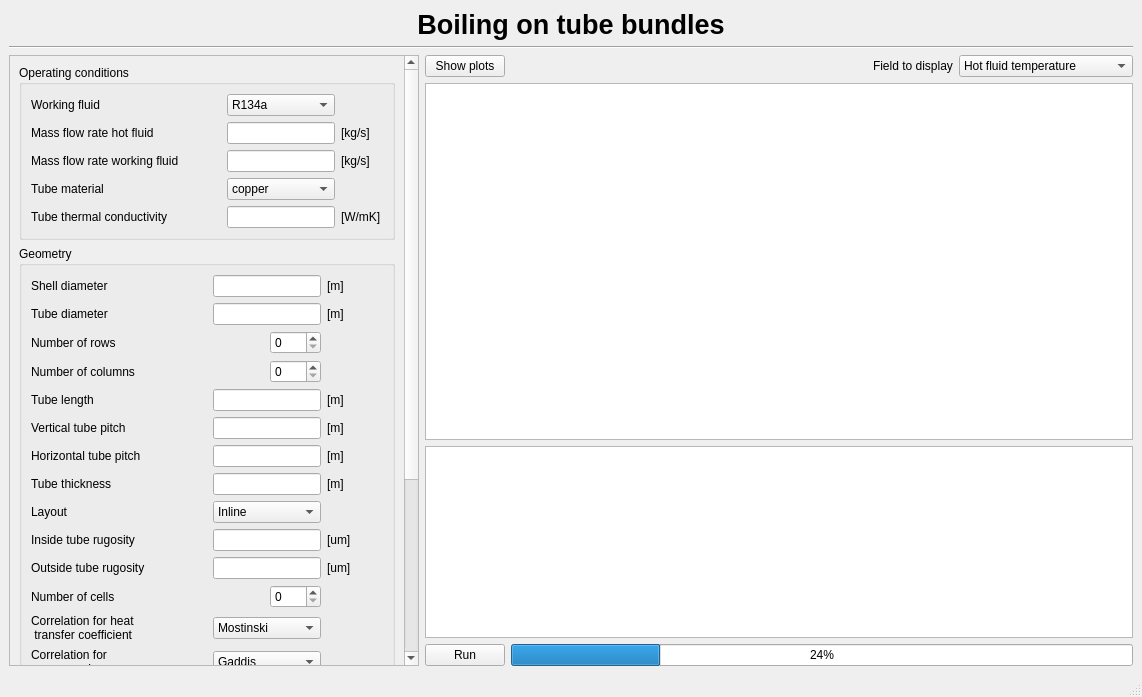
<?xml version="1.0" encoding="UTF-8"?>
<ui version="4.0">
 <class>MainWindow</class>
 <widget class="QMainWindow" name="MainWindow">
  <property name="geometry">
   <rect>
    <x>0</x>
    <y>0</y>
    <width>1142</width>
    <height>697</height>
   </rect>
  </property>
  <property name="sizePolicy">
   <sizepolicy hsizetype="Preferred" vsizetype="Preferred">
    <horstretch>0</horstretch>
    <verstretch>0</verstretch>
   </sizepolicy>
  </property>
  <property name="windowTitle">
   <string>MainWindow</string>
  </property>
  <widget class="QWidget" name="centralwidget">
   <layout class="QGridLayout" name="gridLayout">
    <item row="3" column="0" colspan="2">
     <widget class="Line" name="line">
      <property name="orientation">
       <enum>Qt::Horizontal</enum>
      </property>
     </widget>
    </item>
    <item row="4" column="0">
     <widget class="QScrollArea" name="scrollArea">
      <property name="sizePolicy">
       <sizepolicy hsizetype="Fixed" vsizetype="Expanding">
        <horstretch>0</horstretch>
        <verstretch>0</verstretch>
       </sizepolicy>
      </property>
      <property name="widgetResizable">
       <bool>true</bool>
      </property>
      <widget class="QWidget" name="scrollAreaWidgetContents">
       <property name="geometry">
        <rect>
         <x>0</x>
         <y>0</y>
         <width>451</width>
         <height>896</height>
        </rect>
       </property>
       <layout class="QVBoxLayout" name="verticalLayout_2">
        <item>
         <widget class="QGroupBox" name="groupBox">
          <property name="title">
           <string>Operating conditions</string>
          </property>
          <layout class="QGridLayout" name="gridLayout_2">
           <item row="0" column="0">
            <widget class="QLabel" name="label_2">
             <property name="text">
              <string>Working fluid</string>
             </property>
            </widget>
           </item>
           <item row="0" column="1">
            <spacer name="horizontalSpacer">
             <property name="orientation">
              <enum>Qt::Horizontal</enum>
             </property>
             <property name="sizeHint" stdset="0">
              <size>
               <width>13</width>
               <height>20</height>
              </size>
             </property>
            </spacer>
           </item>
           <item row="0" column="2">
            <widget class="QComboBox" name="fluidTypeComboBox">
             <item>
              <property name="text">
               <string>R134a</string>
              </property>
             </item>
             <item>
              <property name="text">
               <string>Propane</string>
              </property>
             </item>
             <item>
              <property name="text">
               <string>Ammonia</string>
              </property>
             </item>
            </widget>
           </item>
           <item row="0" column="3">
            <spacer name="horizontalSpacer_4">
             <property name="orientation">
              <enum>Qt::Horizontal</enum>
             </property>
             <property name="sizeHint" stdset="0">
              <size>
               <width>40</width>
               <height>20</height>
              </size>
             </property>
            </spacer>
           </item>
           <item row="1" column="0">
            <widget class="QLabel" name="label_4">
             <property name="text">
              <string>Mass flow rate hot fluid</string>
             </property>
            </widget>
           </item>
           <item row="1" column="1">
            <spacer name="horizontalSpacer_3">
             <property name="orientation">
              <enum>Qt::Horizontal</enum>
             </property>
             <property name="sizeHint" stdset="0">
              <size>
               <width>13</width>
               <height>20</height>
              </size>
             </property>
            </spacer>
           </item>
           <item row="1" column="2">
            <widget class="QLineEdit" name="mfr_hLineEdit">
             <property name="sizePolicy">
              <sizepolicy hsizetype="Fixed" vsizetype="Fixed">
               <horstretch>0</horstretch>
               <verstretch>0</verstretch>
              </sizepolicy>
             </property>
            </widget>
           </item>
           <item row="1" column="3">
            <widget class="QLabel" name="label_5">
             <property name="text">
              <string>[kg/s]</string>
             </property>
            </widget>
           </item>
           <item row="2" column="0">
            <widget class="QLabel" name="label_6">
             <property name="text">
              <string>Mass flow rate working fluid</string>
             </property>
            </widget>
           </item>
           <item row="2" column="1">
            <spacer name="horizontalSpacer_5">
             <property name="orientation">
              <enum>Qt::Horizontal</enum>
             </property>
             <property name="sizeHint" stdset="0">
              <size>
               <width>13</width>
               <height>20</height>
              </size>
             </property>
            </spacer>
           </item>
           <item row="2" column="2">
            <widget class="QLineEdit" name="mfr_cLineEdit">
             <property name="text">
              <string/>
             </property>
            </widget>
           </item>
           <item row="2" column="3">
            <widget class="QLabel" name="label_7">
             <property name="text">
              <string>[kg/s]</string>
             </property>
            </widget>
           </item>
           <item row="3" column="0">
            <widget class="QLabel" name="label_3">
             <property name="text">
              <string>Tube material</string>
             </property>
            </widget>
           </item>
           <item row="3" column="1">
            <spacer name="horizontalSpacer_2">
             <property name="orientation">
              <enum>Qt::Horizontal</enum>
             </property>
             <property name="sizeHint" stdset="0">
              <size>
               <width>13</width>
               <height>20</height>
              </size>
             </property>
            </spacer>
           </item>
           <item row="3" column="2">
            <widget class="QComboBox" name="tubeMatComboBox">
             <item>
              <property name="text">
               <string>copper</string>
              </property>
             </item>
             <item>
              <property name="text">
               <string>aluminium</string>
              </property>
             </item>
             <item>
              <property name="text">
               <string>steel</string>
              </property>
             </item>
             <item>
              <property name="text">
               <string>other</string>
              </property>
             </item>
            </widget>
           </item>
           <item row="3" column="3">
            <spacer name="horizontalSpacer_6">
             <property name="orientation">
              <enum>Qt::Horizontal</enum>
             </property>
             <property name="sizeHint" stdset="0">
              <size>
               <width>40</width>
               <height>20</height>
              </size>
             </property>
            </spacer>
           </item>
           <item row="4" column="0">
            <widget class="QLabel" name="label_8">
             <property name="text">
              <string>Tube thermal conductivity</string>
             </property>
            </widget>
           </item>
           <item row="4" column="1">
            <spacer name="horizontalSpacer_7">
             <property name="orientation">
              <enum>Qt::Horizontal</enum>
             </property>
             <property name="sizeHint" stdset="0">
              <size>
               <width>13</width>
               <height>20</height>
              </size>
             </property>
            </spacer>
           </item>
           <item row="4" column="2">
            <widget class="QLineEdit" name="tubeThermalConductivityLineEdit">
             <property name="text">
              <string/>
             </property>
            </widget>
           </item>
           <item row="4" column="3">
            <widget class="QLabel" name="label_9">
             <property name="text">
              <string>[W/mK]</string>
             </property>
            </widget>
           </item>
          </layout>
         </widget>
        </item>
        <item>
         <widget class="QGroupBox" name="groupBox_2">
          <property name="title">
           <string>Geometry</string>
          </property>
          <layout class="QGridLayout" name="gridLayout_3">
           <item row="0" column="0">
            <widget class="QLabel" name="label_10">
             <property name="text">
              <string>Shell diameter</string>
             </property>
            </widget>
           </item>
           <item row="0" column="1">
            <spacer name="horizontalSpacer_8">
             <property name="orientation">
              <enum>Qt::Horizontal</enum>
             </property>
             <property name="sizeHint" stdset="0">
              <size>
               <width>34</width>
               <height>20</height>
              </size>
             </property>
            </spacer>
           </item>
           <item row="0" column="2" colspan="2">
            <widget class="QLineEdit" name="DsLineEdit"/>
           </item>
           <item row="0" column="4">
            <widget class="QLabel" name="label_12">
             <property name="text">
              <string>[m]</string>
             </property>
            </widget>
           </item>
           <item row="1" column="0">
            <widget class="QLabel" name="label_11">
             <property name="text">
              <string>Tube diameter</string>
             </property>
            </widget>
           </item>
           <item row="1" column="1">
            <spacer name="horizontalSpacer_9">
             <property name="orientation">
              <enum>Qt::Horizontal</enum>
             </property>
             <property name="sizeHint" stdset="0">
              <size>
               <width>34</width>
               <height>20</height>
              </size>
             </property>
            </spacer>
           </item>
           <item row="1" column="2" colspan="2">
            <widget class="QLineEdit" name="DLineEdit"/>
           </item>
           <item row="1" column="4">
            <widget class="QLabel" name="label_13">
             <property name="text">
              <string>[m]</string>
             </property>
            </widget>
           </item>
           <item row="2" column="0">
            <widget class="QLabel" name="label_14">
             <property name="text">
              <string>Number of rows</string>
             </property>
            </widget>
           </item>
           <item row="2" column="1" colspan="2">
            <spacer name="horizontalSpacer_10">
             <property name="orientation">
              <enum>Qt::Horizontal</enum>
             </property>
             <property name="sizeHint" stdset="0">
              <size>
               <width>100</width>
               <height>21</height>
              </size>
             </property>
            </spacer>
           </item>
           <item row="2" column="3">
            <widget class="QSpinBox" name="NtSpinBox"/>
           </item>
           <item row="2" column="4">
            <spacer name="horizontalSpacer_11">
             <property name="orientation">
              <enum>Qt::Horizontal</enum>
             </property>
             <property name="sizeHint" stdset="0">
              <size>
               <width>35</width>
               <height>20</height>
              </size>
             </property>
            </spacer>
           </item>
           <item row="3" column="0">
            <widget class="QLabel" name="label_15">
             <property name="text">
              <string>Number of columns</string>
             </property>
            </widget>
           </item>
           <item row="3" column="1" colspan="2">
            <spacer name="horizontalSpacer_13">
             <property name="orientation">
              <enum>Qt::Horizontal</enum>
             </property>
             <property name="sizeHint" stdset="0">
              <size>
               <width>100</width>
               <height>21</height>
              </size>
             </property>
            </spacer>
           </item>
           <item row="3" column="3">
            <widget class="QSpinBox" name="Nt_colSpinBox"/>
           </item>
           <item row="3" column="4">
            <spacer name="horizontalSpacer_12">
             <property name="orientation">
              <enum>Qt::Horizontal</enum>
             </property>
             <property name="sizeHint" stdset="0">
              <size>
               <width>35</width>
               <height>20</height>
              </size>
             </property>
            </spacer>
           </item>
           <item row="4" column="0">
            <widget class="QLabel" name="label_16">
             <property name="text">
              <string>Tube length</string>
             </property>
            </widget>
           </item>
           <item row="4" column="1">
            <spacer name="horizontalSpacer_15">
             <property name="orientation">
              <enum>Qt::Horizontal</enum>
             </property>
             <property name="sizeHint" stdset="0">
              <size>
               <width>34</width>
               <height>20</height>
              </size>
             </property>
            </spacer>
           </item>
           <item row="4" column="2" colspan="2">
            <widget class="QLineEdit" name="LLineEdit"/>
           </item>
           <item row="4" column="4">
            <widget class="QLabel" name="label_17">
             <property name="text">
              <string>[m]</string>
             </property>
            </widget>
           </item>
           <item row="5" column="0">
            <widget class="QLabel" name="label_18">
             <property name="text">
              <string>Vertical tube pitch</string>
             </property>
            </widget>
           </item>
           <item row="5" column="1">
            <spacer name="horizontalSpacer_16">
             <property name="orientation">
              <enum>Qt::Horizontal</enum>
             </property>
             <property name="sizeHint" stdset="0">
              <size>
               <width>34</width>
               <height>20</height>
              </size>
             </property>
            </spacer>
           </item>
           <item row="5" column="2" colspan="2">
            <widget class="QLineEdit" name="sLineEdit"/>
           </item>
           <item row="5" column="4">
            <widget class="QLabel" name="label_19">
             <property name="text">
              <string>[m]</string>
             </property>
            </widget>
           </item>
           <item row="6" column="0">
            <widget class="QLabel" name="label_20">
             <property name="text">
              <string>Horizontal tube pitch</string>
             </property>
            </widget>
           </item>
           <item row="6" column="1">
            <spacer name="horizontalSpacer_17">
             <property name="orientation">
              <enum>Qt::Horizontal</enum>
             </property>
             <property name="sizeHint" stdset="0">
              <size>
               <width>34</width>
               <height>20</height>
              </size>
             </property>
            </spacer>
           </item>
           <item row="6" column="2" colspan="2">
            <widget class="QLineEdit" name="shLineEdit">
             <property name="text">
              <string/>
             </property>
            </widget>
           </item>
           <item row="6" column="4">
            <widget class="QLabel" name="label_21">
             <property name="text">
              <string>[m]</string>
             </property>
            </widget>
           </item>
           <item row="7" column="0">
            <widget class="QLabel" name="label_22">
             <property name="text">
              <string>Tube thickness</string>
             </property>
            </widget>
           </item>
           <item row="7" column="1">
            <spacer name="horizontalSpacer_18">
             <property name="orientation">
              <enum>Qt::Horizontal</enum>
             </property>
             <property name="sizeHint" stdset="0">
              <size>
               <width>34</width>
               <height>20</height>
              </size>
             </property>
            </spacer>
           </item>
           <item row="7" column="2" colspan="2">
            <widget class="QLineEdit" name="tLineEdit"/>
           </item>
           <item row="7" column="4">
            <widget class="QLabel" name="label_23">
             <property name="text">
              <string>[m]</string>
             </property>
            </widget>
           </item>
           <item row="8" column="0">
            <widget class="QLabel" name="label_24">
             <property name="text">
              <string>Layout</string>
             </property>
            </widget>
           </item>
           <item row="8" column="1">
            <spacer name="horizontalSpacer_19">
             <property name="orientation">
              <enum>Qt::Horizontal</enum>
             </property>
             <property name="sizeHint" stdset="0">
              <size>
               <width>34</width>
               <height>20</height>
              </size>
             </property>
            </spacer>
           </item>
           <item row="8" column="2" colspan="2">
            <widget class="QComboBox" name="layoutComboBox">
             <item>
              <property name="text">
               <string>Inline</string>
              </property>
             </item>
             <item>
              <property name="text">
               <string>Staggered</string>
              </property>
             </item>
            </widget>
           </item>
           <item row="8" column="4">
            <spacer name="horizontalSpacer_14">
             <property name="orientation">
              <enum>Qt::Horizontal</enum>
             </property>
             <property name="sizeHint" stdset="0">
              <size>
               <width>35</width>
               <height>20</height>
              </size>
             </property>
            </spacer>
           </item>
           <item row="9" column="0">
            <widget class="QLabel" name="label_26">
             <property name="text">
              <string>Inside tube rugosity</string>
             </property>
            </widget>
           </item>
           <item row="9" column="1">
            <spacer name="horizontalSpacer_20">
             <property name="orientation">
              <enum>Qt::Horizontal</enum>
             </property>
             <property name="sizeHint" stdset="0">
              <size>
               <width>34</width>
               <height>20</height>
              </size>
             </property>
            </spacer>
           </item>
           <item row="9" column="2" colspan="2">
            <widget class="QLineEdit" name="e_iLineEdit">
             <property name="text">
              <string/>
             </property>
            </widget>
           </item>
           <item row="9" column="4">
            <widget class="QLabel" name="label_25">
             <property name="text">
              <string>[um]</string>
             </property>
            </widget>
           </item>
           <item row="10" column="0">
            <widget class="QLabel" name="label_28">
             <property name="text">
              <string>Outside tube rugosity</string>
             </property>
            </widget>
           </item>
           <item row="10" column="1">
            <spacer name="horizontalSpacer_21">
             <property name="orientation">
              <enum>Qt::Horizontal</enum>
             </property>
             <property name="sizeHint" stdset="0">
              <size>
               <width>34</width>
               <height>20</height>
              </size>
             </property>
            </spacer>
           </item>
           <item row="10" column="2" colspan="2">
            <widget class="QLineEdit" name="e_oLineEdit"/>
           </item>
           <item row="10" column="4">
            <widget class="QLabel" name="label_27">
             <property name="text">
              <string>[um]</string>
             </property>
            </widget>
           </item>
           <item row="11" column="0">
            <widget class="QLabel" name="label_29">
             <property name="text">
              <string>Number of cells </string>
             </property>
            </widget>
           </item>
           <item row="11" column="1" colspan="2">
            <spacer name="horizontalSpacer_22">
             <property name="orientation">
              <enum>Qt::Horizontal</enum>
             </property>
             <property name="sizeHint" stdset="0">
              <size>
               <width>100</width>
               <height>20</height>
              </size>
             </property>
            </spacer>
           </item>
           <item row="11" column="3">
            <widget class="QSpinBox" name="nSpinBox"/>
           </item>
           <item row="11" column="4">
            <spacer name="horizontalSpacer_23">
             <property name="orientation">
              <enum>Qt::Horizontal</enum>
             </property>
             <property name="sizeHint" stdset="0">
              <size>
               <width>35</width>
               <height>20</height>
              </size>
             </property>
            </spacer>
           </item>
           <item row="12" column="0">
            <widget class="QLabel" name="label_30">
             <property name="text">
              <string>Correlation for heat 
 transfer coefficient</string>
             </property>
            </widget>
           </item>
           <item row="12" column="1">
            <spacer name="horizontalSpacer_24">
             <property name="orientation">
              <enum>Qt::Horizontal</enum>
             </property>
             <property name="sizeHint" stdset="0">
              <size>
               <width>34</width>
               <height>20</height>
              </size>
             </property>
            </spacer>
           </item>
           <item row="12" column="2" colspan="2">
            <widget class="QComboBox" name="corrComboBox">
             <item>
              <property name="text">
               <string>Mostinski</string>
              </property>
             </item>
             <item>
              <property name="text">
               <string>Cooper</string>
              </property>
             </item>
             <item>
              <property name="text">
               <string>Gorenflo</string>
              </property>
             </item>
            </widget>
           </item>
           <item row="12" column="4">
            <spacer name="horizontalSpacer_25">
             <property name="orientation">
              <enum>Qt::Horizontal</enum>
             </property>
             <property name="sizeHint" stdset="0">
              <size>
               <width>35</width>
               <height>20</height>
              </size>
             </property>
            </spacer>
           </item>
           <item row="13" column="0">
            <widget class="QLabel" name="label_31">
             <property name="text">
              <string>Correlation for
 pressure drop</string>
             </property>
            </widget>
           </item>
           <item row="13" column="1">
            <spacer name="horizontalSpacer_26">
             <property name="orientation">
              <enum>Qt::Horizontal</enum>
             </property>
             <property name="sizeHint" stdset="0">
              <size>
               <width>34</width>
               <height>20</height>
              </size>
             </property>
            </spacer>
           </item>
           <item row="13" column="2" colspan="2">
            <widget class="QComboBox" name="corrPDComboBox">
             <item>
              <property name="text">
               <string>Gaddis</string>
              </property>
             </item>
             <item>
              <property name="text">
               <string>Zukauskas</string>
              </property>
             </item>
            </widget>
           </item>
           <item row="13" column="4">
            <spacer name="horizontalSpacer_27">
             <property name="orientation">
              <enum>Qt::Horizontal</enum>
             </property>
             <property name="sizeHint" stdset="0">
              <size>
               <width>35</width>
               <height>20</height>
              </size>
             </property>
            </spacer>
           </item>
          </layout>
         </widget>
        </item>
        <item>
         <widget class="QGroupBox" name="groupBox_3">
          <property name="title">
           <string>Flow inputs</string>
          </property>
          <layout class="QGridLayout" name="gridLayout_4">
           <item row="0" column="0">
            <widget class="QLabel" name="label_33">
             <property name="text">
              <string>Working fluid 
inlet vapor quality</string>
             </property>
            </widget>
           </item>
           <item row="0" column="1" colspan="2">
            <spacer name="horizontalSpacer_28">
             <property name="orientation">
              <enum>Qt::Horizontal</enum>
             </property>
             <property name="sizeHint" stdset="0">
              <size>
               <width>100</width>
               <height>20</height>
              </size>
             </property>
            </spacer>
           </item>
           <item row="0" column="3">
            <widget class="QLineEdit" name="xcLineEdit"/>
           </item>
           <item row="0" column="4">
            <spacer name="horizontalSpacer_33">
             <property name="orientation">
              <enum>Qt::Horizontal</enum>
             </property>
             <property name="sizeHint" stdset="0">
              <size>
               <width>4</width>
               <height>20</height>
              </size>
             </property>
            </spacer>
           </item>
           <item row="1" column="0">
            <widget class="QCheckBox" name="paramCheckBox">
             <property name="text">
              <string>Parametrization</string>
             </property>
            </widget>
           </item>
           <item row="1" column="1">
            <spacer name="horizontalSpacer_29">
             <property name="orientation">
              <enum>Qt::Horizontal</enum>
             </property>
             <property name="sizeHint" stdset="0">
              <size>
               <width>13</width>
               <height>20</height>
              </size>
             </property>
            </spacer>
           </item>
           <item row="1" column="2">
            <widget class="QLabel" name="label_34">
             <property name="text">
              <string># values</string>
             </property>
            </widget>
           </item>
           <item row="1" column="3">
            <widget class="QSpinBox" name="paraSpinBox"/>
           </item>
           <item row="1" column="4">
            <spacer name="horizontalSpacer_35">
             <property name="orientation">
              <enum>Qt::Horizontal</enum>
             </property>
             <property name="sizeHint" stdset="0">
              <size>
               <width>4</width>
               <height>20</height>
              </size>
             </property>
            </spacer>
           </item>
           <item row="2" column="0">
            <widget class="QCheckBox" name="TcCheckBox">
             <property name="text">
              <string>Working fluid 
inlet temperature</string>
             </property>
            </widget>
           </item>
           <item row="2" column="1">
            <spacer name="horizontalSpacer_30">
             <property name="orientation">
              <enum>Qt::Horizontal</enum>
             </property>
             <property name="sizeHint" stdset="0">
              <size>
               <width>13</width>
               <height>20</height>
              </size>
             </property>
            </spacer>
           </item>
           <item row="2" column="2">
            <widget class="QLineEdit" name="TcStartLineEdit"/>
           </item>
           <item row="2" column="3">
            <widget class="QLineEdit" name="TcEndLineEdit"/>
           </item>
           <item row="2" column="4">
            <spacer name="horizontalSpacer_36">
             <property name="orientation">
              <enum>Qt::Horizontal</enum>
             </property>
             <property name="sizeHint" stdset="0">
              <size>
               <width>4</width>
               <height>20</height>
              </size>
             </property>
            </spacer>
           </item>
           <item row="3" column="0">
            <widget class="QCheckBox" name="ThCheckBox">
             <property name="text">
              <string>Hot fluid 
inlet temperature</string>
             </property>
            </widget>
           </item>
           <item row="3" column="1">
            <spacer name="horizontalSpacer_31">
             <property name="orientation">
              <enum>Qt::Horizontal</enum>
             </property>
             <property name="sizeHint" stdset="0">
              <size>
               <width>13</width>
               <height>20</height>
              </size>
             </property>
            </spacer>
           </item>
           <item row="3" column="2">
            <widget class="QLineEdit" name="ThStartLineEdit"/>
           </item>
           <item row="3" column="3">
            <widget class="QLineEdit" name="ThEndLineEdit"/>
           </item>
           <item row="3" column="4">
            <spacer name="horizontalSpacer_34">
             <property name="orientation">
              <enum>Qt::Horizontal</enum>
             </property>
             <property name="sizeHint" stdset="0">
              <size>
               <width>4</width>
               <height>20</height>
              </size>
             </property>
            </spacer>
           </item>
           <item row="4" column="0">
            <widget class="QCheckBox" name="PhCheckBox">
             <property name="text">
              <string>Hot fluid 
inletpressure</string>
             </property>
            </widget>
           </item>
           <item row="4" column="1">
            <spacer name="horizontalSpacer_32">
             <property name="orientation">
              <enum>Qt::Horizontal</enum>
             </property>
             <property name="sizeHint" stdset="0">
              <size>
               <width>13</width>
               <height>20</height>
              </size>
             </property>
            </spacer>
           </item>
           <item row="4" column="2">
            <widget class="QLineEdit" name="PhStartLineEdit"/>
           </item>
           <item row="4" column="3">
            <widget class="QLineEdit" name="PhEndLineEdit"/>
           </item>
           <item row="4" column="4">
            <spacer name="horizontalSpacer_37">
             <property name="orientation">
              <enum>Qt::Horizontal</enum>
             </property>
             <property name="sizeHint" stdset="0">
              <size>
               <width>4</width>
               <height>20</height>
              </size>
             </property>
            </spacer>
           </item>
          </layout>
         </widget>
        </item>
       </layout>
      </widget>
     </widget>
    </item>
    <item row="4" column="1">
     <layout class="QVBoxLayout" name="verticalLayout" stretch="0,60,0,10">
      <item>
       <layout class="QHBoxLayout" name="horizontalLayout_2">
        <item>
         <widget class="QPushButton" name="showPlotsButton">
          <property name="text">
           <string>Show plots</string>
          </property>
         </widget>
        </item>
        <item>
         <spacer name="horizontalSpacer_38">
          <property name="orientation">
           <enum>Qt::Horizontal</enum>
          </property>
          <property name="sizeHint" stdset="0">
           <size>
            <width>40</width>
            <height>20</height>
           </size>
          </property>
         </spacer>
        </item>
        <item>
         <widget class="QLabel" name="label_32">
          <property name="text">
           <string>Field to display</string>
          </property>
         </widget>
        </item>
        <item>
         <widget class="QComboBox" name="displayFieldComboBox">
          <item>
           <property name="text">
            <string>Hot fluid temperature</string>
           </property>
          </item>
          <item>
           <property name="text">
            <string>Hot fluid pressure</string>
           </property>
          </item>
          <item>
           <property name="text">
            <string>Working fluid temperature</string>
           </property>
          </item>
          <item>
           <property name="text">
            <string>Working fluid pressure</string>
           </property>
          </item>
          <item>
           <property name="text">
            <string>Working fluid vapor quality</string>
           </property>
          </item>
          <item>
           <property name="text">
            <string>Working fluid void fraction</string>
           </property>
          </item>
         </widget>
        </item>
       </layout>
      </item>
      <item>
       <widget class="QGraphicsView" name="graphicsView"/>
      </item>
      <item>
       <widget class="QListView" name="console"/>
      </item>
      <item>
       <layout class="QHBoxLayout" name="horizontalLayout">
        <item>
         <widget class="QPushButton" name="runButton">
          <property name="text">
           <string>Run</string>
          </property>
         </widget>
        </item>
        <item>
         <widget class="QProgressBar" name="progressBar">
          <property name="value">
           <number>24</number>
          </property>
         </widget>
        </item>
       </layout>
      </item>
     </layout>
    </item>
    <item row="0" column="0" colspan="2">
     <widget class="QLabel" name="label">
      <property name="font">
       <font>
        <pointsize>20</pointsize>
        <weight>75</weight>
        <bold>true</bold>
       </font>
      </property>
      <property name="text">
       <string>Boiling on tube bundles</string>
      </property>
      <property name="alignment">
       <set>Qt::AlignCenter</set>
      </property>
     </widget>
    </item>
   </layout>
  </widget>
  <widget class="QMenuBar" name="menubar">
   <property name="geometry">
    <rect>
     <x>0</x>
     <y>0</y>
     <width>1142</width>
     <height>22</height>
    </rect>
   </property>
  </widget>
  <widget class="QStatusBar" name="statusbar"/>
 </widget>
 <resources/>
 <connections/>
</ui>
